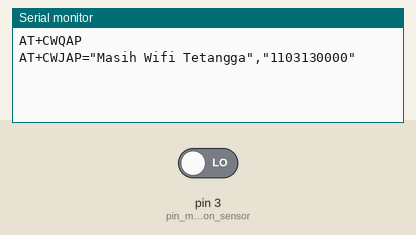
This sketch was run on a simulated Arduino Uno, built with avr-gcc and run on an emulated ATmega328P. On the bench: the last lines printed to the serial monitor. The inputs (shaded band) are chosen by the test bench; at power-on: pin 3 (pin_motion_sensor) LOW.

Above: at 13.2 s.
13.3 s: pin 3 (pin_motion_sensor) driven HIGH
At 14.5 s:
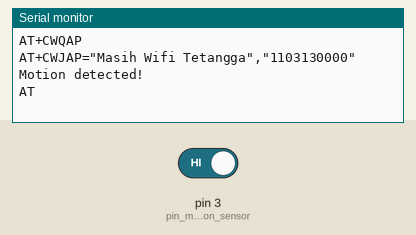
14.8 s: pin 3 (pin_motion_sensor) driven LOW
At 15.9 s:
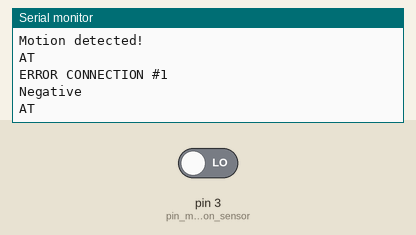

Measured:
- after the input at 13.3 s, the serial monitor: prints a new line at once (image 1)
- after the input at 14.8 s, the serial monitor: prints a new line at once (image 2)

The sketch:

WiFi_Motion_Detector_v1.ino
```cpp
#define SSID "Masih Wifi Tetangga"
#define PASS "1103130000"
#define HOST "aldebaran.esy.es"
boolean stat;
int motion;

void setup() {
  pinMode(3, INPUT); //pin motion sensor
  Serial.begin(115200);
  delay(8000);
  connectWifi();
}

void loop() {
  if (digitalRead(3) == HIGH){
    if (stat == LOW){
      Serial.println("Motion detected!");
      stat = HIGH; motion = 1;
      sendData(String(motion));
    }
  }
  else {
    if (stat == HIGH){
      Serial.println("Negative");
      stat = LOW; motion = 0;
      sendData(String(motion));
    }
  }
}

void sendData(String motion){
  Serial.println("AT");
  delay(500);
  if(Serial.find("OK")){
    String cmd = "AT+CIPSTART=\"TCP\",\"";
    cmd += HOST;
    cmd += "\",80";
    Serial.println(cmd);
    delay(500);
    cmd = "GET /project/1/addData.php?motionornot="+motion+" HTTP/1.1\r\nHost: "+HOST+"\r\n\r\n";
    Serial.print("AT+CIPSEND=");
    Serial.println(cmd.length());
    if(Serial.find(">")){
      Serial.println(cmd);
      delay(5000);
    }
    else{
      Serial.println("ERROR CONNECTION #2");
    }
  }
  else{
    Serial.println("ERROR CONNECTION #1");
  }
}

void connectWifi(){
  Serial.println("AT+CWQAP");
  String cmd = "AT+CWJAP=\"";
  cmd += SSID;
  cmd += "\",\"";
  cmd += PASS;
  cmd += "\"";
  Serial.println(cmd);
  delay(4000);
}
```
